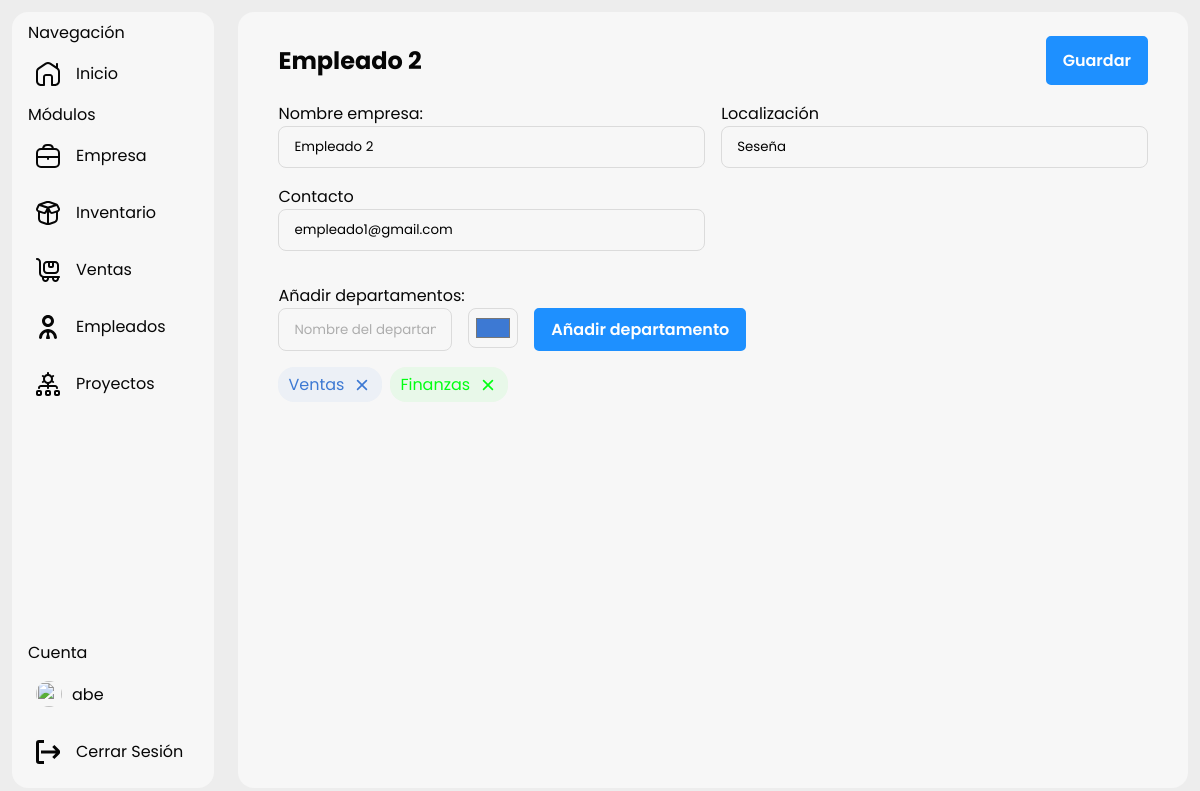
The app's page /company (signed in) with its own data.
### main.py (models this page shows, shortened)
class Company(db.Model):
    id = db.Column(db.Integer, primary_key=True)
    name = db.Column(db.String(100))
    location = db.Column(db.String(100))
    contact = db.Column(db.String(100))
    created_at = db.Column(db.DateTime, nullable=False, default=datetime.utcnow)

class Departments(db.Model):
    id = db.Column(db.Integer, primary_key=True)
    name = db.Column(db.String(100), nullable=False)
    color = db.Column(db.String(100), nullable=False)
    created_at = db.Column(db.DateTime, nullable=False, default=datetime.utcnow)

### main.py (the view)
@app.route("/company")
def company():
    company = Company.query.first()
    departments = Departments.query.all()
    if "user_name" not in session:
        return redirect(url_for("login"))
    return render_template(
        "company.html",
        name=session["user_name"],
        company=company,
        departments=departments,
    )

### templates/company.html (shortened to what this page needs)
{% extends "base.html" %} {% block title %}Empresa{% endblock %}{% block content
%} {% include "sidebar.html" %}
<link
  rel="stylesheet"
  href="{{url_for('static', filename = 'style/company.css')}}"
/>
<section>
  <form method="post" action="/modify-company" id="form_company">
    <header>
      <h1>
        {% if company and company.name %} {{ company.name }} {% else %} Nombre
        empresa {% endif %}
      </h1>
      <input type="submit" value="Guardar" />
    </header>
    <div>
      <label for="">Nombre empresa:</label>
      <input
        type="text"
        name="name"
        required
        value="{{company.name}}"
        placeholder="Nombre de la empresa"
      />
    </div>
    <div>
      <label for="">Localización</label>
      <input
        type="text"
        name="location"
        required
        value="{{company.location}}"
        placeholder="Localización de la empresa"
      />
    </div>
    <div>
      <label for="">Contacto</label>
      <input
        type="text"
        name="contact"
        required
        value="{{company.contact}}"
        placeholder="Contacto de la empresa"
      />
    </div>
  </form>
  <form method="post" action="/add-department" id="form_departments">
    <label for="">Añadir departamentos:</label>
    <div>
      <input
        type="text"
        name="name_department"
        placeholder="Nombre del departamento"
        required
      />
      <input type="color" name="color_department" id="" value="#3d79d3" />
      <input type="submit" value="Añadir departamento" />
    </div>
  </form>
  <div class="container_departments">
    {% for department in departments %}
    <span
      style="color: {{department.color}}; background-color: {{department.color}}10;"
      >{{department.name}}
      <form
        action="{{ url_for('delete_department', department_id=department.id) }}"
        method="post"
      >
        <button type="submit" class="btn-delete">
          <svg
            xmlns="http://www.w3.org/2000/svg"
            id="Outline"
            viewBox="0 0 24 24"
            fill="{{department.color}}"
            width="20"
            height="20"
          >
            <path
              d="M18,6h0a1,1,0,0,0-1.414,0L12,10.586,7.414,6A1,1,0,0,0,6,6H6A1,1,0,0,0,6,7.414L10.586,12,6,16.586A1,1,0,0,0,6,18H6a1,1,0,0,0,1.414,0L12,13.414,16.586,18A1,1,0,0,0,18,18h0a1,1,0,0,0,0-1.414L13.414,12,18,7.414A1,1,0,0,0,18,6Z"
            />
          </svg>
        </button>
      </form>
    </span>
    {% endfor %}
  </div>
</section>
{% endblock %}

### static/style/global.css (style rules this page uses)
:root { --primary-font-hover: dodgerblue; color-scheme: light dark; }
* { padding: 0; margin: 0; box-sizing: border-box; font-family: "Poppins", serif; }
body { max-height: 100vh; background-color: light-dark(#ededed, #121212); }

### static/style/company.css (style rules this page uses)
* { color-scheme: light dark; }
::placeholder { color: light-dark(#adadad, #c8c8c8); }
body { display: flex; height: 100svh; }
section { padding: 0.5rem; border-radius: 1rem; width: 99%; color: light-dark(#060606, #fefefe); background-color: light-dark(#f7f7f7, #282828); margin: 1%; }
section header { display: flex; justify-content: space-between; align-items: center; }
section header input { color: #fefefe; background-color: dodgerblue; padding: 10px 15px; border: 2px solid dodgerblue; border-radius: 5px; transition: 0.1s ease; font-weight: 600; font-size: 1rem; }
section #form_company { padding: 1rem 2rem; width: 100%; display: grid; grid-template-columns: repeat(2, 1fr); gap: 1rem; }
section #form_company header { grid-column: span 2 !important; }
section input { outline: none; border-radius: 0.5rem; padding: 10px 15px; border: 1px solid; border-color: light-dark(#dbdbdb, #3f3f3f); background-color: light-dark(#f7f7f7, #3f3f3f); }
section #form_company div { display: flex; flex-direction: column; }
section #form_departments { padding: 1rem 2rem; display: flex; flex-direction: column; }
section #form_departments div { display: flex; gap: 1rem; width: 100%; height: 100%; }
section #form_departments div input:nth-child(1) { width: 20%; }
section #form_departments div input:nth-child(2) { padding: 5px; height: 2.5rem; }
section #form_departments div input:nth-child(3) { color: #fefefe; background-color: dodgerblue; padding: 7px 15px; border: 2px solid dodgerblue; border-radius: 5px; transition: 0.1s ease; font-weight: 600; font-size: 1rem; width: fit-content; }
section .container_departments { display: flex; gap: 0.5rem; margin: 0 2rem; }
section .container_departments span { padding: 5px 10px; border-radius: 1rem; display: flex; align-items: center; gap: 0.5rem; }
section .container_departments span button { background: transparent; border: none; display: flex; align-items: center; cursor: pointer; }

### records on screen
Company: name "Empleado 2", location "Seseña", contact "empleado1@gmail.com"
Departments: name "Ventas"
Departments: name "Finanzas"

### other values on screen
{{ session.user_name }} "abe"
